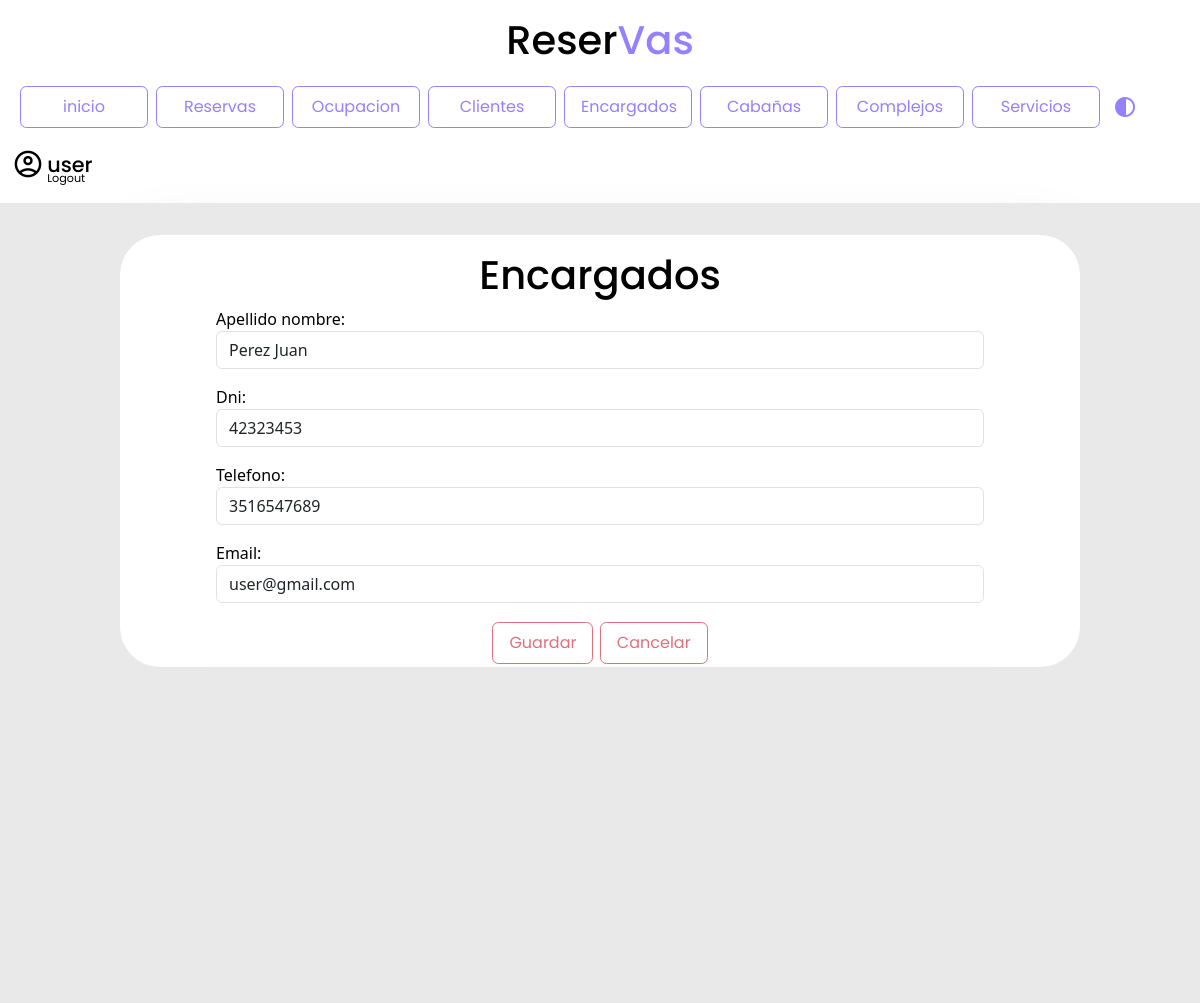
The app's page /encargados/encargadoModif/1/ (signed in) with its own data.
### reservas/models.py (models this page shows, shortened)
class Encargado(models.Model):
    dni = models.IntegerField()
    apellido_nombre = models.CharField(max_length=100)
    telefono = models.CharField(max_length=30)
    email = models.CharField(max_length=50, default="user@gmail.com")

### reservas/views.py (the view)
# urls.py: path('encargados/encargadoModif/<int:pk>/', views.modif_encargado.as_view(), name='modif_encargado'),
class modif_encargado(LoginRequiredMixin, UpdateView):
    login_url = '/login/'
    model = Encargado
    form_class = formEncargado
    template_name = 'form_encargado.html'
    success_url = reverse_lazy('lista_encargados')

### reservas/forms.py
class formEncargado(forms.ModelForm):
    class Meta:
        model = Encargado
        fields = ('apellido_nombre','dni', 'telefono', 'email')
        widgets = {
            'apellido_nombre': forms.TextInput(attrs={'class': 'form-control' , 'placeholder': 'Ingrese su Nombre y Apellido'}),
            'dni': forms.NumberInput(attrs={'class': 'form-control' , 'placeholder': 'ingrese su DNI'} ),
            'telefono': forms.NumberInput(attrs={'class': 'form-control' , 'placeholder': 'Ingrese su Número Telefónico'}),
            'email': forms.EmailInput(attrs={'class': 'form-control' , 'placeholder': 'Ingrese su Correo Electrónico'}),
        }

### reservas/templates/form_encargado.html (shortened to what this page needs)
{% include 'navbar.html' %}
{% load static %}
{% block content %}
<div class="contenedorForm">
    <div class="formulario">
        <div class="row">
            <h1 >Encargados</h1>
            <form method="post" enctype="multipart/form-data">
                {{form.as_p}}
                <div class="contenedorBotones">
                    <button class="botonSecundario" type="submit">Guardar</button>
                    <a class="botonSecundario" href="{% url 'lista_encargados' %}">Cancelar</a>
                </div>
            </form>
        </div>
    </div>
</div>
{% endblock %}

### reservas/templates/navbar.html (shortened to what this page needs)
{% extends 'base.html' %}
{% load static %}
{% block content %}
<header>
    <h1>Reser<span>Vas</span></h1>
</header>
<nav class="navbar navbar-expand-lg">
    <div class="container-fluid">
        <div class="navbar collapse navbar-collapse" id="navbarSupportedContent" >
            <ul class="navbar-nav me-auto mb-2 mb-lg-0">
                <li class="nav-item">
                    <a class="botonPrimario" href="/">inicio</a>
                </li>
                <li class="nav-item">
                    <a class="botonPrimario" href="/reservas">Reservas</a>
                </li>
                <li class="nav-item">
                    <a class="botonPrimario" href="{% url 'cabanias_disponibles' %}">Ocupacion</a>
                </li>
                <li class="nav-item">
                    <a class="botonPrimario" href="/clientes">Clientes</a>
                </li>
                <li class="nav-item">
                    <a class="botonPrimario" href="/encargados">Encargados</a>
                </li>
                <li class="nav-item">
                    <a class="botonPrimario" href="/cabanias">Cabañas</a>
                </li>
                <li class="nav-item">
                    <a class="botonPrimario" href="/complejos">Complejos</a>
                </li>
                <li class="nav-item">
                    <a class="botonPrimario"  href="/servicios">Servicios</a>
                </li>
                <button type="button" class="btn dark-mode">
                    <span class="material-symbols-outlined" id="botonDarkMode">
                    </span>
                </button>
            </ul>
            <div class="contenedorUsuario">
                <span class="material-symbols-outlined">
                </span>
                <div>
                    {% if request.user.is_authenticated %}
                    <h4 class="user">{{ request.user.username }}</h4>
                    <a href="/logout/">Logout</a>
                    {% else %}
                    <a href="/login/">Login</a>
                    {% endif %}
                </div>
            </div>
        </div>
    </div>
</nav>
{% endblock %}

### reservas/static/css/general.css (style rules this page uses)
:root { --font-family: 'poppins' sans-serif ; --color-primary: #9381ff; --color-danger: #e16f7c; --color-white: #fff; --color-dark: #000; --color-cyan: #51D6FF; --color-Terciary:#ff8811; --color-dark-variant: #E8F1F2; --color-background: #e9e9e9; --card-border-radius: 2rem; --border-radius-1: 0.4rem; --border-radius-2: 1.2rem; --card-padding: 1.8rem; --padding-1: 1.2rem; --box-shadow: 0 1rem 2rem var(--color-light); --bs-emphasis-color:var(--color-danger); --bs-table-striped-color:var(--color-dark-variant) }
html, body { margin: 0; padding: 0; height: 100%; width: 100%; background-color: var(--color-background); }
.detalle h1,h3,h4,p { color: var(--color-dark); }
.navbar { background-color: var(--color-white); display: flex; margin: auto; }
.navbar a.botonPrimario { justify-content: center; width: 8rem; }
header { position: relative; background-color:var(--color-white); height: 4rem; font-family: 'poppins', sans-serif; text-align: center; }
header h1 { color: var(--color-dark); background-color: var(--color-white); position: relative; top: 1rem; }
header span { color: var(--color-primary); transition: ease .8s; }
.botonPrimario { padding: 1rem; font-family: 'poppins', sans-serif; font-size: 1rem; font-weight:400; line-height: 0.5; margin-left:0.5rem; margin-top:0.4rem ; display: inline-block; text-align: center; text-decoration: none; vertical-align: middle; cursor: pointer; border: 0.1rem solid var(--color-primary); border-radius: var(--border-radius-1); background-color: var(--color-white); user-select: none; transition:ease-in-out 0.35s all; width: 10rem; text-decoration: none; color: var(--color-primary); }
.botonSecundario { padding: 1rem; margin:0.2rem; font-family: 'poppins', sans-serif; font-size: 1rem; font-weight:400; line-height: 0.5; display: inline-block; text-align: center; text-decoration: none; vertical-align: middle; cursor: pointer; border: 0.1rem solid #e16f7c; border-radius: var(--border-radius-1); background-color: transparent; user-select: none; transition:ease-in-out 0.35s all; text-decoration: none; color: #e16f7c; }
.contenedorForm { height: 100%; width: 100%; background-color: var(--color-background); }
.formulario { position: relative; top: 2rem; width: 80%; margin: auto; background-color: var(--color-white); border-radius: 2.5rem; box-shadow: 0.05rem 0.05rem 4rem var(--color-background); }
p { width: 80%; margin: auto; }
.formulario h1 { color: var(--color-dark); font-family: 'poppins', sans-serif; text-align: center; margin-top: 1rem; }
.contenedorBotones { width: 100%; margin: auto; top: 0; display: flex; justify-content: center; }
label { color: var(--color-dark); display: inline-block; width: 150px; }
.contenedorUsuario { color: var(--color-dark); display: flex; flex-direction: row; transition: ease .8s; margin-right: 3rem; margin-top: 1rem; font-family: 'poppins', sans-serif; background-color: transparent; }
.contenedorUsuario span { margin-right: .2rem; font-size: 2rem; background-color: transparent; transition: ease .5s; }
.contenedorUsuario h4 { font-size: 1.3rem; margin-top: .3rem; transition: ease .5s; }
.contenedorUsuario div { display: flex; flex-direction: column; }
.contenedorUsuario div a { text-decoration: none; color: var(--color-dark); transition: ease .8s; margin-top: -1rem; font-size: .7rem; }
#botonDarkMode { color: var(--color-primary); margin-top: .5rem; }
a:link, a:visited, a:active { text-decoration: none; }

### records on screen
Encargado: apellido_nombre "Perez Juan", dni "42323453", telefono "3516547689", email "user@gmail.com"

### other values on screen
{{ request.user.username }} "user"
